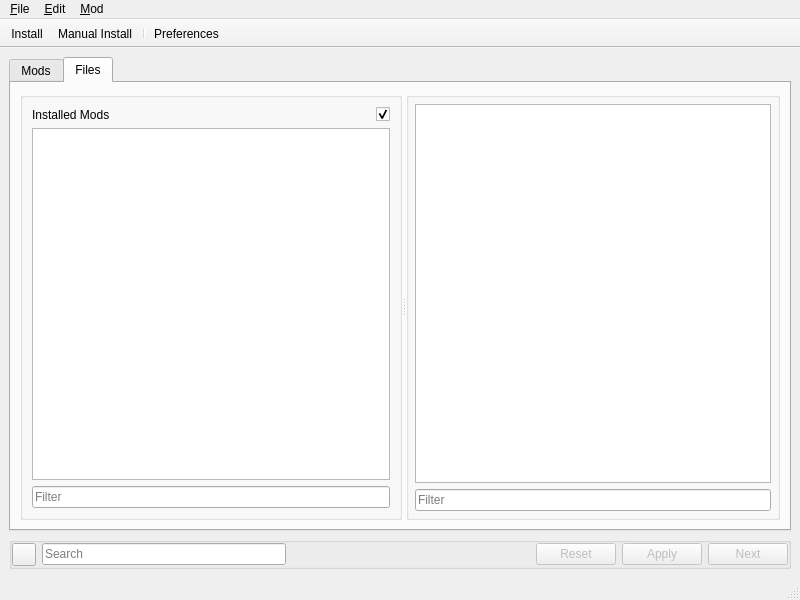
<?xml version="1.0" encoding="UTF-8"?>
<ui version="4.0">
 <class>MainWindow</class>
 <widget class="QMainWindow" name="MainWindow">
  <property name="geometry">
   <rect>
    <x>0</x>
    <y>0</y>
    <width>800</width>
    <height>600</height>
   </rect>
  </property>
  <property name="windowTitle">
   <string>MainWindow</string>
  </property>
  <widget class="QWidget" name="_centralwidget">
   <layout class="QGridLayout" name="gridLayout">
    <item row="0" column="0" colspan="5">
     <widget class="QTabWidget" name="manager_tabs">
      <property name="currentIndex">
       <number>1</number>
      </property>
      <widget class="QWidget" name="installed_mods_tab">
       <property name="sizePolicy">
        <sizepolicy hsizetype="Expanding" vsizetype="Expanding">
         <horstretch>0</horstretch>
         <verstretch>0</verstretch>
        </sizepolicy>
       </property>
       <attribute name="title">
        <string>Mods</string>
       </attribute>
       <attribute name="toolTip">
        <string>Currently installed mods</string>
       </attribute>
       <layout class="QGridLayout" name="installed_mods_layout">
        <item row="0" column="0" colspan="2">
         <widget class="QGroupBox" name="profile_group">
          <property name="flat">
           <bool>true</bool>
          </property>
          <layout class="QHBoxLayout" name="horizontalLayout_2">
           <property name="topMargin">
            <number>0</number>
           </property>
           <property name="bottomMargin">
            <number>0</number>
           </property>
           <item>
            <widget class="QLabel" name="profile_label">
             <property name="text">
              <string>Profile:</string>
             </property>
             <property name="textInteractionFlags">
              <set>Qt::NoTextInteraction</set>
             </property>
             <property name="buddy">
              <cstring>profile_selector</cstring>
             </property>
            </widget>
           </item>
           <item>
            <widget class="QComboBox" name="profile_selector">
             <property name="minimumSize">
              <size>
               <width>120</width>
               <height>0</height>
              </size>
             </property>
             <property name="statusTip">
              <string>Select a profile.</string>
             </property>
             <property name="editable">
              <bool>false</bool>
             </property>
             <property name="sizeAdjustPolicy">
              <enum>QComboBox::AdjustToContents</enum>
             </property>
             <item>
              <property name="text">
               <string>Default</string>
              </property>
             </item>
             <item>
              <property name="text">
               <string>Not Default</string>
              </property>
             </item>
            </widget>
           </item>
          </layout>
         </widget>
        </item>
        <item row="0" column="2">
         <widget class="QToolButton" name="filters_dropdown">
          <property name="text">
           <string>Filters</string>
          </property>
          <property name="popupMode">
           <enum>QToolButton::MenuButtonPopup</enum>
          </property>
          <property name="toolButtonStyle">
           <enum>Qt::ToolButtonTextBesideIcon</enum>
          </property>
         </widget>
        </item>
        <item row="1" column="0" colspan="3">
         <widget class="ModTable_TreeView" name="mod_table">
          <property name="horizontalScrollBarPolicy">
           <enum>Qt::ScrollBarAlwaysOff</enum>
          </property>
          <property name="dragDropMode">
           <enum>QAbstractItemView::InternalMove</enum>
          </property>
          <property name="selectionMode">
           <enum>QAbstractItemView::ContiguousSelection</enum>
          </property>
          <property name="rootIsDecorated">
           <bool>false</bool>
          </property>
          <property name="uniformRowHeights">
           <bool>true</bool>
          </property>
          <property name="itemsExpandable">
           <bool>false</bool>
          </property>
          <property name="expandsOnDoubleClick">
           <bool>false</bool>
          </property>
          <attribute name="headerStretchLastSection">
           <bool>false</bool>
          </attribute>
         </widget>
        </item>
       </layout>
      </widget>
      <widget class="QWidget" name="filetree_tab">
       <attribute name="title">
        <string>Files</string>
       </attribute>
       <layout class="QGridLayout" name="gridLayout_6">
        <item row="0" column="0">
         <widget class="QSplitter" name="_filetreesplitter">
          <property name="orientation">
           <enum>Qt::Horizontal</enum>
          </property>
          <widget class="QGroupBox" name="filetree_listbox">
           <property name="sizePolicy">
            <sizepolicy hsizetype="Minimum" vsizetype="Preferred">
             <horstretch>0</horstretch>
             <verstretch>0</verstretch>
            </sizepolicy>
           </property>
           <property name="minimumSize">
            <size>
             <width>250</width>
             <height>0</height>
            </size>
           </property>
           <property name="flat">
            <bool>true</bool>
           </property>
           <layout class="QGridLayout" name="gridLayout_4">
            <item row="1" column="1">
             <widget class="QLabel" name="filetree_listlabel">
              <property name="text">
               <string>Installed Mods</string>
              </property>
             </widget>
            </item>
            <item row="1" column="2">
             <widget class="QCheckBox" name="filetree_activeonlytoggle">
              <property name="toolTip">
               <string>Only Show Active Mods</string>
              </property>
              <property name="statusTip">
               <string>Show or hide inactive mods in list</string>
              </property>
              <property name="layoutDirection">
               <enum>Qt::RightToLeft</enum>
              </property>
              <property name="checked">
               <bool>true</bool>
              </property>
             </widget>
            </item>
            <item row="3" column="1" colspan="2">
             <widget class="FileTabModList" name="filetree_modlist">
              <property name="sizePolicy">
               <sizepolicy hsizetype="Minimum" vsizetype="Expanding">
                <horstretch>0</horstretch>
                <verstretch>0</verstretch>
               </sizepolicy>
              </property>
              <property name="horizontalScrollBarPolicy">
               <enum>Qt::ScrollBarAlwaysOff</enum>
              </property>
              <property name="editTriggers">
               <set>QAbstractItemView::NoEditTriggers</set>
              </property>
             </widget>
            </item>
            <item row="4" column="1" colspan="2">
             <widget class="EscapeableLineEdit" name="filetree_modfilter">
              <property name="toolTip">
               <string>Filter by mod name</string>
              </property>
              <property name="placeholderText">
               <string>Filter</string>
              </property>
              <property name="clearButtonEnabled">
               <bool>true</bool>
              </property>
             </widget>
            </item>
           </layout>
          </widget>
          <widget class="QGroupBox" name="filetree_filebox">
           <property name="flat">
            <bool>true</bool>
           </property>
           <layout class="QVBoxLayout" name="fileviewer_box">
            <property name="leftMargin">
             <number>6</number>
            </property>
            <property name="topMargin">
             <number>6</number>
            </property>
            <property name="rightMargin">
             <number>6</number>
            </property>
            <property name="bottomMargin">
             <number>6</number>
            </property>
            <item>
             <widget class="FileTabTreeView" name="filetree_fileviewer">
              <property name="horizontalScrollBarPolicy">
               <enum>Qt::ScrollBarAlwaysOff</enum>
              </property>
              <property name="uniformRowHeights">
               <bool>true</bool>
              </property>
             </widget>
            </item>
            <item>
             <widget class="EscapeableLineEdit" name="filetree_filefilter">
              <property name="toolTip">
               <string>Filter by file name</string>
              </property>
              <property name="placeholderText">
               <string>Filter</string>
              </property>
              <property name="clearButtonEnabled">
               <bool>true</bool>
              </property>
             </widget>
            </item>
           </layout>
          </widget>
         </widget>
        </item>
       </layout>
      </widget>
     </widget>
    </item>
    <item row="3" column="0" colspan="5">
     <widget class="QGroupBox" name="lower_group">
      <property name="minimumSize">
       <size>
        <width>350</width>
        <height>0</height>
       </size>
      </property>
      <property name="flat">
       <bool>true</bool>
      </property>
      <layout class="QGridLayout" name="gridLayout_2">
       <property name="leftMargin">
        <number>0</number>
       </property>
       <property name="topMargin">
        <number>0</number>
       </property>
       <property name="rightMargin">
        <number>0</number>
       </property>
       <property name="bottomMargin">
        <number>0</number>
       </property>
       <item row="0" column="2">
        <spacer name="_lower_spacer">
         <property name="orientation">
          <enum>Qt::Horizontal</enum>
         </property>
         <property name="sizeHint" stdset="0">
          <size>
           <width>40</width>
           <height>20</height>
          </size>
         </property>
        </spacer>
       </item>
       <item row="0" column="0">
        <widget class="QToolButton" name="modtable_search_button">
         <property name="toolTip">
          <string>Find</string>
         </property>
         <property name="icon">
          <iconset theme="search">
           <normaloff>.</normaloff>.</iconset>
         </property>
        </widget>
       </item>
       <item row="0" column="4">
        <widget class="QPushButton" name="next_button">
         <property name="enabled">
          <bool>false</bool>
         </property>
         <property name="layoutDirection">
          <enum>Qt::LeftToRight</enum>
         </property>
         <property name="text">
          <string>Next</string>
         </property>
         <property name="icon">
          <iconset theme="arrow-right">
           <normaloff>../../../.designer/backup</normaloff>../../../.designer/backup</iconset>
         </property>
         <property name="autoDefault">
          <bool>true</bool>
         </property>
        </widget>
       </item>
       <item row="0" column="3">
        <widget class="QDialogButtonBox" name="save_cancel_btnbox">
         <property name="enabled">
          <bool>false</bool>
         </property>
         <property name="sizePolicy">
          <sizepolicy hsizetype="Fixed" vsizetype="Fixed">
           <horstretch>0</horstretch>
           <verstretch>0</verstretch>
          </sizepolicy>
         </property>
         <property name="standardButtons">
          <set>QDialogButtonBox::Apply|QDialogButtonBox::Reset</set>
         </property>
        </widget>
       </item>
       <item row="0" column="1">
        <widget class="EscapeableLineEdit" name="modtable_search_box">
         <property name="toolTip">
          <string>Hit Enter to Search</string>
         </property>
         <property name="placeholderText">
          <string>Search</string>
         </property>
        </widget>
       </item>
      </layout>
     </widget>
    </item>
   </layout>
  </widget>
  <widget class="QMenuBar" name="_menubar">
   <property name="geometry">
    <rect>
     <x>0</x>
     <y>0</y>
     <width>800</width>
     <height>34</height>
    </rect>
   </property>
   <widget class="QMenu" name="menu_file">
    <property name="title">
     <string>&amp;File</string>
    </property>
    <widget class="QMenu" name="menu_profiles">
     <property name="title">
      <string>P&amp;rofiles</string>
     </property>
     <property name="icon">
      <iconset theme="system-users">
       <normaloff>.</normaloff>.</iconset>
     </property>
     <addaction name="action_new_profile"/>
     <addaction name="action_delete_profile"/>
     <addaction name="action_rename_profile"/>
    </widget>
    <addaction name="menu_profiles"/>
    <addaction name="action_choose_mod_folder"/>
    <addaction name="action_preferences"/>
    <addaction name="separator"/>
    <addaction name="action_quit"/>
   </widget>
   <widget class="QMenu" name="menu_edit">
    <property name="title">
     <string>&amp;Edit</string>
    </property>
    <widget class="QMenu" name="menu_ini_files">
     <property name="title">
      <string>&amp;Ini Files</string>
     </property>
     <addaction name="action_edit_skyrim_ini"/>
     <addaction name="action_edit_skyrimprefs_ini"/>
    </widget>
    <addaction name="action_save_changes"/>
    <addaction name="action_revert_changes"/>
    <addaction name="separator"/>
    <addaction name="menu_ini_files"/>
   </widget>
   <widget class="QMenu" name="menu_mod">
    <property name="title">
     <string>&amp;Mod</string>
    </property>
    <addaction name="action_install_mod"/>
    <addaction name="action_manual_install"/>
    <addaction name="action_reinstall_mod"/>
    <addaction name="action_uninstall_mod"/>
    <addaction name="separator"/>
    <addaction name="action_show_search"/>
    <addaction name="action_find_next"/>
    <addaction name="action_find_previous"/>
    <addaction name="action_toggle_mod"/>
    <addaction name="separator"/>
    <addaction name="action_move_mod_up"/>
    <addaction name="action_move_mod_down"/>
    <addaction name="action_move_mod_to_top"/>
    <addaction name="action_move_mod_to_bottom"/>
   </widget>
   <addaction name="menu_file"/>
   <addaction name="menu_edit"/>
   <addaction name="menu_mod"/>
  </widget>
  <widget class="QToolBar" name="file_toolBar">
   <property name="windowTitle">
    <string>toolBar</string>
   </property>
   <property name="movable">
    <bool>false</bool>
   </property>
   <property name="toolButtonStyle">
    <enum>Qt::ToolButtonFollowStyle</enum>
   </property>
   <attribute name="toolBarArea">
    <enum>TopToolBarArea</enum>
   </attribute>
   <attribute name="toolBarBreak">
    <bool>false</bool>
   </attribute>
   <addaction name="action_install_mod"/>
   <addaction name="action_manual_install"/>
   <addaction name="separator"/>
   <addaction name="action_preferences"/>
  </widget>
  <widget class="QStatusBar" name="status_bar"/>
  <action name="action_install_mod">
   <property name="icon">
    <iconset theme="folder-downloads">
     <normaloff>../../../.designer/backup</normaloff>../../../.designer/backup</iconset>
   </property>
   <property name="text">
    <string>&amp;Install...</string>
   </property>
   <property name="toolTip">
    <string>Install Mod From Archive</string>
   </property>
   <property name="statusTip">
    <string>Install a mod archive using the Automated Installer.</string>
   </property>
   <property name="shortcut">
    <string>Ctrl+I</string>
   </property>
   <property name="autoRepeat">
    <bool>false</bool>
   </property>
  </action>
  <action name="action_quit">
   <property name="icon">
    <iconset theme="application-exit">
     <normaloff>../../../.designer/backup</normaloff>../../../.designer/backup</iconset>
   </property>
   <property name="text">
    <string>&amp;Quit</string>
   </property>
   <property name="shortcut">
    <string>Ctrl+Q</string>
   </property>
  </action>
  <action name="action_choose_mod_folder">
   <property name="icon">
    <iconset theme="folder">
     <normaloff>../../../.designer/backup</normaloff>../../../.designer/backup</iconset>
   </property>
   <property name="text">
    <string>&amp;Choose Mod Folder</string>
   </property>
   <property name="toolTip">
    <string>Choose Mod Folder</string>
   </property>
   <property name="shortcut">
    <string>Ctrl+M</string>
   </property>
   <property name="autoRepeat">
    <bool>false</bool>
   </property>
  </action>
  <action name="action_load_profile">
   <property name="text">
    <string>&amp;Load...</string>
   </property>
   <property name="shortcut">
    <string>Ctrl+L</string>
   </property>
  </action>
  <action name="action_new_profile">
   <property name="icon">
    <iconset theme="list-add">
     <normaloff>.</normaloff>.</iconset>
   </property>
   <property name="text">
    <string>&amp;New...</string>
   </property>
   <property name="toolTip">
    <string>Create New Profile</string>
   </property>
   <property name="shortcut">
    <string>Ctrl+N</string>
   </property>
   <property name="autoRepeat">
    <bool>false</bool>
   </property>
  </action>
  <action name="action_delete_profile">
   <property name="icon">
    <iconset theme="list-remove">
     <normaloff>.</normaloff>.</iconset>
   </property>
   <property name="text">
    <string>D&amp;elete</string>
   </property>
   <property name="toolTip">
    <string>Remove Profile</string>
   </property>
  </action>
  <action name="action_edit_skyrim_ini">
   <property name="text">
    <string>&amp;Skyrim.ini</string>
   </property>
  </action>
  <action name="action_edit_skyrimprefs_ini">
   <property name="text">
    <string>SkyrimPrefs.&amp;ini</string>
   </property>
  </action>
  <action name="action_toggle_mod">
   <property name="enabled">
    <bool>false</bool>
   </property>
   <property name="text">
    <string>Toggle &amp;Selection Active</string>
   </property>
   <property name="toolTip">
    <string>Enable or Disable Selected Mod(s)</string>
   </property>
   <property name="shortcut">
    <string>Space</string>
   </property>
  </action>
  <action name="action_save_changes">
   <property name="enabled">
    <bool>false</bool>
   </property>
   <property name="icon">
    <iconset theme="edit-save">
     <normaloff>.</normaloff>.</iconset>
   </property>
   <property name="text">
    <string>&amp;Save Changes</string>
   </property>
   <property name="statusTip">
    <string>Save Changes</string>
   </property>
   <property name="autoRepeat">
    <bool>false</bool>
   </property>
  </action>
  <action name="action_move_mod_up">
   <property name="enabled">
    <bool>false</bool>
   </property>
   <property name="icon">
    <iconset theme="arrow-up">
     <normaloff>.</normaloff>.</iconset>
   </property>
   <property name="text">
    <string>&amp;Move Mod Up</string>
   </property>
   <property name="toolTip">
    <string>Move mod earlier in the install sequence</string>
   </property>
   <property name="shortcut">
    <string>Ctrl+Up</string>
   </property>
  </action>
  <action name="action_move_mod_down">
   <property name="enabled">
    <bool>false</bool>
   </property>
   <property name="icon">
    <iconset theme="arrow-down">
     <normaloff>.</normaloff>.</iconset>
   </property>
   <property name="text">
    <string>Move Mod &amp;Down</string>
   </property>
   <property name="toolTip">
    <string>Move mod later in the install sequence</string>
   </property>
   <property name="shortcut">
    <string>Ctrl+Down</string>
   </property>
  </action>
  <action name="action_move_mod_to_top">
   <property name="enabled">
    <bool>false</bool>
   </property>
   <property name="icon">
    <iconset theme="go-top">
     <normaloff>.</normaloff>.</iconset>
   </property>
   <property name="text">
    <string>M&amp;ove Mod To Top</string>
   </property>
   <property name="toolTip">
    <string>Move mod to the start of the install sequence</string>
   </property>
   <property name="shortcut">
    <string>Ctrl+Shift+Up</string>
   </property>
  </action>
  <action name="action_move_mod_to_bottom">
   <property name="enabled">
    <bool>false</bool>
   </property>
   <property name="icon">
    <iconset theme="go-bottom">
     <normaloff>.</normaloff>.</iconset>
   </property>
   <property name="text">
    <string>Move Mod To &amp;Bottom</string>
   </property>
   <property name="toolTip">
    <string>Move mod to the end of the install sequence</string>
   </property>
   <property name="shortcut">
    <string>Ctrl+Shift+Down</string>
   </property>
  </action>
  <action name="action_revert_changes">
   <property name="enabled">
    <bool>false</bool>
   </property>
   <property name="icon">
    <iconset theme="document-revert">
     <normaloff>.</normaloff>.</iconset>
   </property>
   <property name="text">
    <string>Revert &amp;Changes</string>
   </property>
   <property name="toolTip">
    <string>Revert all unsaved changes</string>
   </property>
   <property name="statusTip">
    <string>Reset to last saved state, undoing any unsaved changes</string>
   </property>
   <property name="shortcut">
    <string>Ctrl+Shift+R</string>
   </property>
   <property name="autoRepeat">
    <bool>false</bool>
   </property>
  </action>
  <action name="action_find_next">
   <property name="enabled">
    <bool>false</bool>
   </property>
   <property name="icon">
    <iconset theme="go-next">
     <normaloff>.</normaloff>.</iconset>
   </property>
   <property name="text">
    <string>&amp;Find Next</string>
   </property>
   <property name="toolTip">
    <string>Find Next Occurrence</string>
   </property>
  </action>
  <action name="action_find_previous">
   <property name="enabled">
    <bool>false</bool>
   </property>
   <property name="icon">
    <iconset theme="go-previous">
     <normaloff>.</normaloff>.</iconset>
   </property>
   <property name="text">
    <string>Find &amp;Previous</string>
   </property>
   <property name="toolTip">
    <string>Find Previous Occurrence</string>
   </property>
  </action>
  <action name="action_show_search">
   <property name="icon">
    <iconset theme="edit-find">
     <normaloff>.</normaloff>.</iconset>
   </property>
   <property name="text">
    <string>S&amp;how Search Bar</string>
   </property>
  </action>
  <action name="action_uninstall_mod">
   <property name="enabled">
    <bool>false</bool>
   </property>
   <property name="icon">
    <iconset theme="edit-delete">
     <normaloff>.</normaloff>.</iconset>
   </property>
   <property name="text">
    <string>&amp;Uninstall</string>
   </property>
  </action>
  <action name="action_preferences">
   <property name="icon">
    <iconset theme="configure">
     <normaloff>.</normaloff>.</iconset>
   </property>
   <property name="text">
    <string>&amp;Preferences</string>
   </property>
   <property name="shortcut">
    <string>Ctrl+P</string>
   </property>
   <property name="autoRepeat">
    <bool>false</bool>
   </property>
  </action>
  <action name="action_rename_profile">
   <property name="text">
    <string>&amp;Rename...</string>
   </property>
   <property name="toolTip">
    <string>Rename Profile</string>
   </property>
  </action>
  <action name="action_reinstall_mod">
   <property name="enabled">
    <bool>false</bool>
   </property>
   <property name="icon">
    <iconset theme="view-refresh">
     <normaloff>.</normaloff>.</iconset>
   </property>
   <property name="text">
    <string>&amp;Reinstall</string>
   </property>
   <property name="toolTip">
    <string>Reinstall Mod</string>
   </property>
   <property name="statusTip">
    <string>Rerun installation for selected mod</string>
   </property>
   <property name="autoRepeat">
    <bool>false</bool>
   </property>
  </action>
  <action name="action_manual_install">
   <property name="icon">
    <iconset theme="format-justify-left">
     <normaloff>.</normaloff>.</iconset>
   </property>
   <property name="text">
    <string>Ma&amp;nual Install...</string>
   </property>
   <property name="toolTip">
    <string>Manually Install a Mod Archive</string>
   </property>
   <property name="statusTip">
    <string>Manually define which of the contents from a mod archive to install.</string>
   </property>
   <property name="shortcut">
    <string>Ctrl+Shift+I</string>
   </property>
  </action>
 </widget>
 <customwidgets>
  <customwidget>
   <class>EscapeableLineEdit</class>
   <extends>QLineEdit</extends>
   <header>skymodman.interface.designer.plugins.widgets.escapeablelineedit</header>
  </customwidget>
  <customwidget>
   <class>ModTable_TreeView</class>
   <extends>QTreeView</extends>
   <header>skymodman.interface.views.modtable_treeview</header>
  </customwidget>
  <customwidget>
   <class>FileTabModList</class>
   <extends>QListView</extends>
   <header>skymodman.interface.views.filetab_modlist</header>
  </customwidget>
  <customwidget>
   <class>FileTabTreeView</class>
   <extends>QTreeView</extends>
   <header>skymodman.interface.views.filetab_treeview</header>
  </customwidget>
 </customwidgets>
 <resources/>
 <connections>
  <connection>
   <sender>action_show_search</sender>
   <signal>triggered()</signal>
   <receiver>modtable_search_button</receiver>
   <slot>click()</slot>
   <hints>
    <hint type="sourcelabel">
     <x>-1</x>
     <y>-1</y>
    </hint>
    <hint type="destinationlabel">
     <x>23</x>
     <y>548</y>
    </hint>
   </hints>
  </connection>
  <connection>
   <sender>modtable_search_box</sender>
   <signal>escapeLineEdit()</signal>
   <receiver>modtable_search_button</receiver>
   <slot>click()</slot>
   <hints>
    <hint type="sourcelabel">
     <x>72</x>
     <y>551</y>
    </hint>
    <hint type="destinationlabel">
     <x>29</x>
     <y>549</y>
    </hint>
   </hints>
  </connection>
  <connection>
   <sender>filetree_modfilter</sender>
   <signal>escapeLineEdit()</signal>
   <receiver>filetree_modfilter</receiver>
   <slot>clear()</slot>
   <hints>
    <hint type="sourcelabel">
     <x>318</x>
     <y>477</y>
    </hint>
    <hint type="destinationlabel">
     <x>283</x>
     <y>499</y>
    </hint>
   </hints>
  </connection>
  <connection>
   <sender>filetree_filefilter</sender>
   <signal>escapeLineEdit()</signal>
   <receiver>filetree_filefilter</receiver>
   <slot>clear()</slot>
   <hints>
    <hint type="sourcelabel">
     <x>497</x>
     <y>491</y>
    </hint>
    <hint type="destinationlabel">
     <x>532</x>
     <y>499</y>
    </hint>
   </hints>
  </connection>
 </connections>
</ui>
